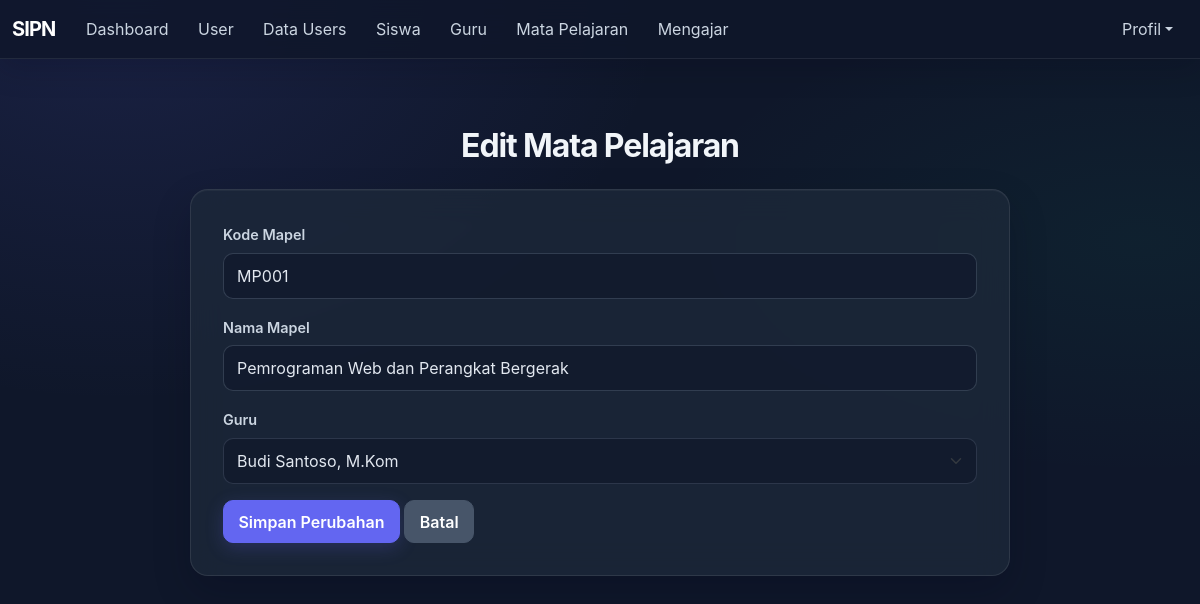
Page /mapel/edit.php?id=1 (signed in) on the committed database.
### tables this page shows
CREATE TABLE `mapel` (
  `id` int NOT NULL,
  `kode_mapel` varchar(10) NOT NULL,
  `nama_mapel` varchar(100) NOT NULL,
  `guru_id` int DEFAULT NULL
);

CREATE TABLE `guru` (
  `id` int NOT NULL,
  `nip` varchar(20) NOT NULL,
  `nama_guru` varchar(100) NOT NULL,
  `jenis_kelamin` enum('L','P') NOT NULL,
  `user_id` int DEFAULT NULL
);

### koneksi.php (called while the page is built, shortened)
<?php
function h($data) {
    return htmlspecialchars($data ?? '');
}
?>

### mapel/edit.php (the view, shortened to what this page needs)
<?php
require_once '../koneksi.php';
require_once '../navbar.php';
$id = (int) $_GET['id'];
$mapel = mysqli_fetch_assoc(mysqli_query($koneksi, "SELECT * FROM mapel WHERE id='$id'"));
$guru = mysqli_query($koneksi, "SELECT id, nama_guru FROM guru ORDER BY nama_guru ASC");
?>
<div class="container mt-4 mb-5">
    <h2 class="fw-bold mb-4">Edit Mata Pelajaran</h2>
    <form action="aksi_edit.php" method="POST">
        <div class="mb-3">
            <label class="form-label">Kode Mapel</label>
            <input type="text" name="kode_mapel" class="form-control" maxlength="10" value="<?= h($mapel['kode_mapel']) ?>" required>
        </div>
        <div class="mb-3">
            <label class="form-label">Nama Mapel</label>
            <input type="text" name="nama_mapel" class="form-control" value="<?= h($mapel['nama_mapel']) ?>" required>
        </div>
        <div class="mb-3">
            <label class="form-label">Guru</label>
            <select name="guru_id" class="form-select" required>
                <?php while ($g = mysqli_fetch_assoc($guru)) { ?>
                    <option value="<?= $g['id'] ?>" <?= $g['id'] == $mapel['guru_id'] ? 'selected' : '' ?>>
                        <?= h($g['nama_guru']) ?>
                    </option>
                <?php } ?>
            </select>
        </div>
        <button type="submit" class="btn btn-primary">Simpan Perubahan</button>
        <a href="index.php" class="btn btn-secondary">Batal</a>
    </form>
</div>
<?php require_once '../footer.php'; ?>

### assets/app.css (style rules this page uses)
:root { --dashboard-bg: #0f172a; --dashboard-surface: rgba(30, 41, 59, .76); --dashboard-border: rgba(255, 255, 255, .09); --dashboard-text: #f1f5f9; --dashboard-muted: #94a3b8; --dashboard-indigo: #818cf8; --dashboard-green: #10b981; }
.app-shell:not(.dashboard-page) { min-height: 100vh; color: #e2e8f0; background: radial-gradient(ellipse at 10% 0%, rgba(99, 102, 241, .13), transparent 34rem), radial-gradient(ellipse at 95% 30%, rgba(16, 185, 129, .06), transparent 30rem), #0f172a !important; font-family: Inter, "Segoe UI", sans-serif; -webkit-font-smoothing: antialiased; }
.app-shell h1, .app-shell h2, .app-shell h3, .app-shell h4, .app-shell h5, .app-shell h6 { color: #f1f5f9; font-family: Inter, "Segoe UI", sans-serif; font-weight: 650; letter-spacing: -.035em; }
.app-shell .container { max-width: 1240px; }
.app-shell .container.mt-4 { padding-top: clamp(1.5rem, 4vw, 2.75rem) !important; padding-bottom: 3rem; }
.app-shell .card, .app-shell .container > form { color: #e2e8f0; border: 1px solid rgba(255, 255, 255, .09) !important; border-radius: 18px !important; background: rgba(30, 41, 59, .76) !important; box-shadow: inset 0 1px rgba(255, 255, 255, .04), 0 16px 38px rgba(2, 6, 23, .2) !important; backdrop-filter: blur(16px); -webkit-backdrop-filter: blur(16px); }
.app-shell .container > form { max-width: 820px; margin-right: auto; margin-left: auto; padding: clamp(1.25rem, 3vw, 2rem); }
.app-shell .container.mt-4 > h2 { max-width: 820px; margin-right: auto; margin-left: auto; text-align: center; }
.app-shell .form-label { margin-bottom: .45rem; color: #cbd5e1; font-size: .9rem; font-weight: 600; }
.app-shell .form-control, .app-shell .form-select { min-height: 44px; padding: .62rem .82rem; color: #e2e8f0; border: 1px solid rgba(148, 163, 184, .2); border-radius: 10px; background-color: rgba(15, 23, 42, .62); transition: border-color 250ms ease, box-shadow 250ms ease, background-color 250ms ease; }
.app-shell .form-control::placeholder { color: #718096; }
.app-shell .form-select option { color: #e2e8f0; background: #1e293b; }
.app-shell .btn { min-height: 40px; padding: .55rem .9rem; border-radius: 10px; font-weight: 600; transition: transform 250ms ease, box-shadow 250ms ease, background-color 250ms ease; }
.app-shell .btn-primary { --bs-btn-bg: #6366f1; --bs-btn-border-color: #6366f1; --bs-btn-hover-bg: #4f46e5; --bs-btn-hover-border-color: #4f46e5; --bs-btn-active-bg: #4f46e5; --bs-btn-active-border-color: #4f46e5; --bs-btn-focus-shadow-rgb: 99, 102, 241; box-shadow: 0 5px 18px rgba(99, 102, 241, .22); }
.app-shell .btn-secondary { --bs-btn-bg: #475569; --bs-btn-border-color: #475569; --bs-btn-hover-bg: #334155; --bs-btn-hover-border-color: #334155; }

### rows in the picture
mapel: kode_mapel "MP001", nama_mapel "Pemrograman Web dan Perangkat Bergerak", guru_id "Budi Santoso, M.Kom"
